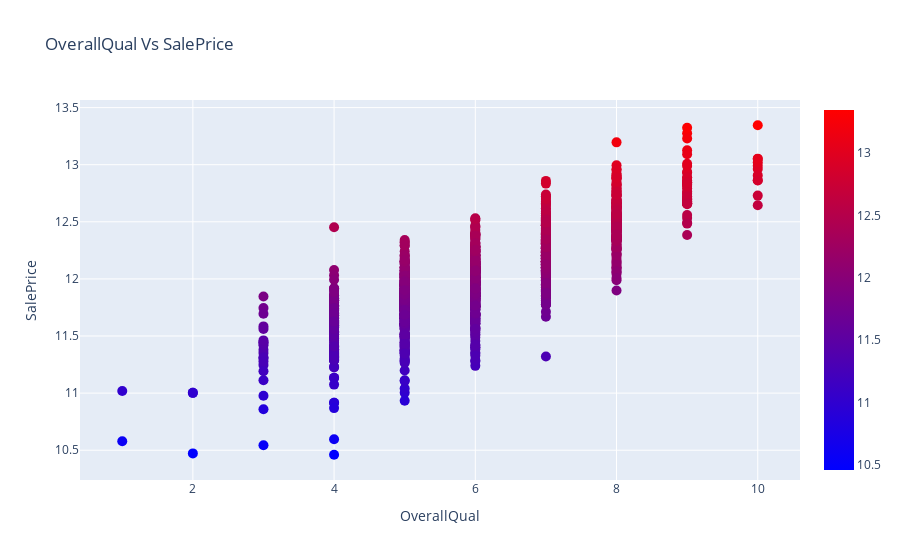

The code cell stored with this chart in its notebook:
### Code cell
scatter_plot(train.OverallQual, np.log(train.SalePrice), 'OverallQual Vs SalePrice', 'OverallQual', 'SalePrice', 10, 'Bluered')

### Figure 1 — Plotly figure (JSON) as saved in the notebook; plotly's stock layout.template omitted (floating-point values rounded to 4 significant figures; data arrays with more than 128 entries replaced by an {"elided": "..."} marker saying what was removed)
{"data": [{"marker": {"color": {"elided": "1438 float values"}, "colorscale": [[0, "rgb(0,0,255)"], [1, "rgb(255,0,0)"]], "showscale": true, "size": 10}, "mode": "markers", "type": "scatter", "x": {"elided": "1438 int values"}, "y": {"elided": "1438 float values"}}], "layout": {"hovermode": "closest", "title": {"text": "OverallQual Vs SalePrice"}, "xaxis": {"title": {"text": "OverallQual"}}, "yaxis": {"title": {"text": "SalePrice"}}}}
